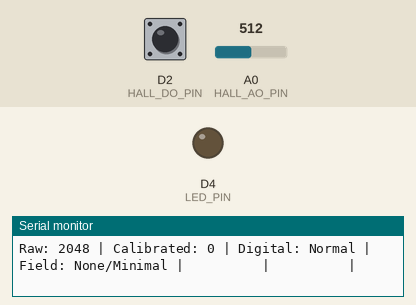
This sketch was run on a simulated ESP8266 (NodeMCU). On the bench: output pins drawn as LEDs (lit = HIGH), the last lines printed to the serial monitor. The inputs (shaded band) are chosen by the test bench; at power-on: A0 (HALL_AO_PIN) = 512, D2 (HALL_DO_PIN) HIGH (analog values on the 0–1023 scale).

Above: at 2.2 s.
2.3 s: A0 (HALL_AO_PIN) set to 554
At 2.6 s:
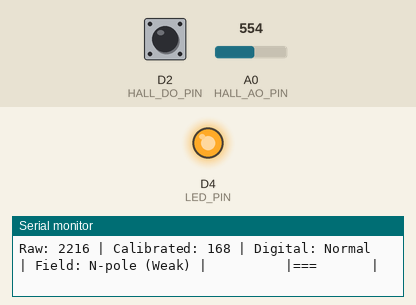
5.7 s: A0 (HALL_AO_PIN) set to 511
At 6.4 s:
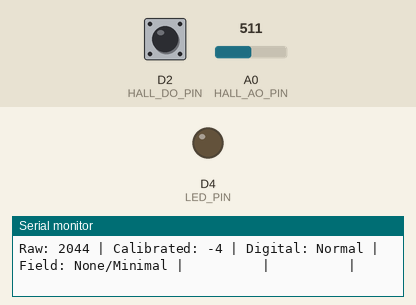
Timing chart, 0 to 8.7 s (numbered marks = the images above; inputs shaded):
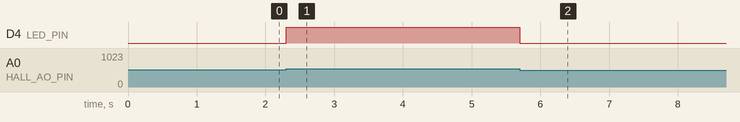

The sketch:

Linear_Hall_Sensor.ino
```cpp
/*
 * Linear Hall Sensor Module Test Code
 * Board: NUCLEO-F103RB (STM32F103RBT6)
 * IDE: Arduino IDE with STM32 Core
 *
 * 리니어 홀 센서 모듈 테스트
 * - 자기장의 세기를 선형적으로 측정
 * - 아날로그 출력: 자기장 세기에 비례
 * - 디지털 출력: 임계값 초과시 신호 출력
 *
 * Wiring:
 * - VCC -> 3.3V or 5V
 * - GND -> GND
 * - DO  -> D2 (PA10)
 * - AO  -> A0 (PA0)
 */

// Pin Definitions
#define HALL_DO_PIN   D2    // Digital Output Pin (PA10)
#define HALL_AO_PIN   A0    // Analog Output Pin (PA0)
#define LED_PIN       LED_BUILTIN  // Onboard LED (PA5)

// Variables
int analogValue = 0;
int digitalValue = 0;
int baselineValue = 0;      // 자기장 없을 때 기준값
int calibratedValue = 0;
unsigned long previousMillis = 0;
const long interval = 200;  // 200ms 간격으로 출력

// Calibration
bool isCalibrated = false;
const int CALIBRATION_SAMPLES = 50;

void setup() {
  // Serial Communication
  Serial.begin(115200);
  while (!Serial) {
    ; // Wait for serial port to connect
  }

  Serial.println("========================================");
  Serial.println("  Linear Hall Sensor Module Test");
  Serial.println("  Board: NUCLEO-F103RB");
  Serial.println("========================================");
  Serial.println();

  // Pin Mode Setup
  pinMode(HALL_DO_PIN, INPUT);
  pinMode(LED_PIN, OUTPUT);

  // ADC Resolution (12-bit for STM32)
  analogReadResolution(12);

  // Calibration
  Serial.println("Calibrating... Keep magnets away!");
  calibrateSensor();

  Serial.println();
  Serial.println("Calibration complete!");
  Serial.print("Baseline value: ");
  Serial.println(baselineValue);
  Serial.println();
  Serial.println("Bring a magnet close to the sensor...");
  Serial.println();
}

void calibrateSensor() {
  long sum = 0;

  for (int i = 0; i < CALIBRATION_SAMPLES; i++) {
    sum += analogRead(HALL_AO_PIN);
    delay(20);

    // Progress indicator
    if (i % 10 == 0) {
      Serial.print(".");
    }
  }
  Serial.println();

  baselineValue = sum / CALIBRATION_SAMPLES;
  isCalibrated = true;
}

void loop() {
  unsigned long currentMillis = millis();

  // Read sensor values
  digitalValue = digitalRead(HALL_DO_PIN);
  analogValue = analogRead(HALL_AO_PIN);

  // Calculate calibrated value (deviation from baseline)
  calibratedValue = analogValue - baselineValue;

  // Magnetic field detection
  if (abs(calibratedValue) > 100) {
    digitalWrite(LED_PIN, HIGH);  // LED ON when magnetic field detected
  } else {
    digitalWrite(LED_PIN, LOW);   // LED OFF when no field
  }

  // Print values at interval
  if (currentMillis - previousMillis >= interval) {
    previousMillis = currentMillis;

    printSensorData();
  }
}

void printSensorData() {
  Serial.print("Raw: ");
  Serial.print(analogValue);
  Serial.print(" | Calibrated: ");
  Serial.print(calibratedValue);

  Serial.print(" | Digital: ");
  Serial.print(digitalValue == LOW ? "TRIGGERED" : "Normal");

  // Magnetic polarity and strength
  Serial.print(" | Field: ");
  if (calibratedValue > 200) {
    Serial.print("N-pole (Strong)");
  } else if (calibratedValue > 100) {
    Serial.print("N-pole (Weak)");
  } else if (calibratedValue < -200) {
    Serial.print("S-pole (Strong)");
  } else if (calibratedValue < -100) {
    Serial.print("S-pole (Weak)");
  } else {
    Serial.print("None/Minimal");
  }

  // Visual bar graph
  Serial.print(" |");
  printBarGraph(calibratedValue);
  Serial.println("|");
}

void printBarGraph(int value) {
  // Map value to bar width (-10 to +10)
  int barValue = constrain(map(value, -500, 500, -10, 10), -10, 10);

  // Print left side (S-pole)
  for (int i = -10; i < 0; i++) {
    if (i >= barValue && barValue < 0) {
      Serial.print("=");
    } else {
      Serial.print(" ");
    }
  }

  Serial.print("|");  // Center marker

  // Print right side (N-pole)
  for (int i = 0; i < 10; i++) {
    if (i < barValue && barValue > 0) {
      Serial.print("=");
    } else {
      Serial.print(" ");
    }
  }
}
```

Measured:
- the behaviour switches between 537 and 538 on A0 (HALL_AO_PIN) (found by bisection; images 0 and 1)
- after the input at 2.3 s, D4 (LED_PIN): LOW → HIGH at once
- after the input at 5.7 s, D4 (LED_PIN): HIGH → LOW at once
